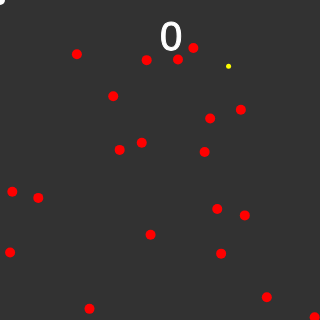
Frame 1 (no input)
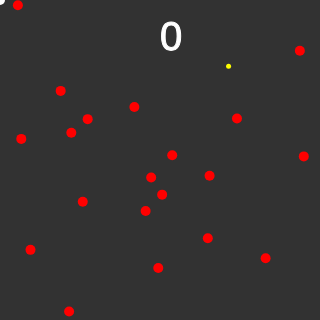
Frame 60 (no input)
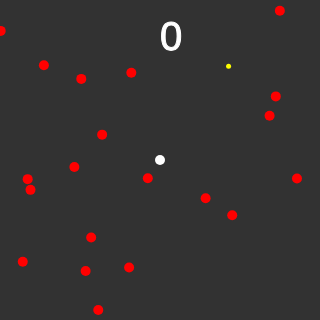
Frame 120 (the mouse pressed at the canvas centre since frame 60)

The p5.js sketch that drew these frames (run headless with seeded random() and noise() and a simulated clock; from frame 60 on, the mouse is pressed at the canvas centre):

// p5.js sketch
// ── sketch.js
let nOfEnemies = 20;
let circles = [];
let player;
let coin;

let pontos = 0;

let highscore = 0;
let highscoreText;

function setup(){
	createCanvas(320, 320);
	noStroke();

	player = new Player();
	coin = new Coin();

	highscoreText = createP();

	createEnemies(nOfEnemies);
}

function draw(){
	background(50);

	//PONTUAÇÃO
	push();
	fill(255);
	stroke(255);
	textSize(40);
	text(pontos, width/2, 50);
	pop();
	//

	for(let i = 0; i < circles.length; i++){
		circles[i].move();
		circles[i].show();
	}

	player.move();
	player.show();

	coin.show();
	coin.isCollected();

	for(let i = 0; i < circles.length; i++){
		let dis = dist(circles[i].x, circles[i].y, player.x, player.y);
		if(dis < circles[i].r/2 + player.r/2)
			gameOver();
	}

	highscoreText.html("Highscore: " + highscore);
}

function createEnemies(n){
	for(let i = 0; i < n; i++){
		let circle = new Circle();
		circles.push(circle);
	}
}

function killAllEmemies(){
	circles.splice(0, circles.length);
}

function gameOver(){
	if(pontos > highscore)
		highscore = pontos;

	pontos = 0;
	player.r = 10;

	killAllEmemies();

	setTimeout(function(){
		createEnemies(nOfEnemies);
	}, 1000);
}

function Circle(){
	this.x = random(width);
	this.y = random(height);
	this.r = 10;
	this.dirX = (random(1) > 0.5) ? 1 : -1;
	this.dirY = (random(1) > 0.5) ? 1 : -1;

	this.move = function(){
		if(this.x + this.dirX > width || this.x + this.dirX < 0)
			this.dirX *= -1;

		if(this.y + this.dirY > width || this.y + this.dirY < 0)
			this.dirY *= -1;

		this.x += this.dirX;
		this.y += this.dirY;
	}

	this.show = function(){
		fill(255, 0, 0);
		ellipse(this.x, this.y, this.r);
	}
}

function Player(){
	this.x = mouseX;
	this.y = mouseY;
	this.r = 10;

	this.move = function(){
		if(!(mouseX > width || mouseX < 0))
			this.x = mouseX;

		if(!(mouseY > height || mouseY < 0))
			this.y = mouseY;
	}

	this.show = function(){
		fill(255);
		ellipse(this.x, this.y, this.r);
	}
}

function Coin(){
	this.x = random(width);
	this.y = random(height);
	this.r = 5;

	this.show = function(){
		fill(255, 255, 0);
		ellipse(this.x, this.y, this.r);
	}

	this.isCollected = function(){
		let dis = dist(this.x, this.y, player.x, player.y);
		if(dis < this.r/2 + player.r/2){
			this.x = random(width);
			this.y = random(height);
			player.r++;
			pontos++;
		}
	}
}
